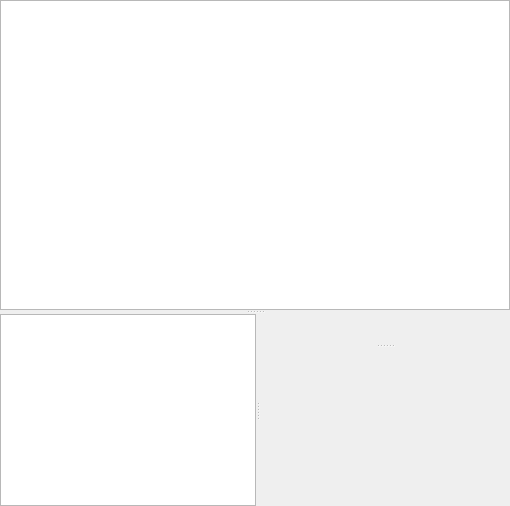
<?xml version="1.0" encoding="UTF-8"?>
<ui version="4.0">
 <class>Form</class>
 <widget class="QWidget" name="Form">
  <property name="geometry">
   <rect>
    <x>0</x>
    <y>0</y>
    <width>510</width>
    <height>506</height>
   </rect>
  </property>
  <property name="windowTitle">
   <string>Form</string>
  </property>
  <layout class="QHBoxLayout" name="horizontalLayout">
   <property name="spacing">
    <number>0</number>
   </property>
   <property name="margin">
    <number>0</number>
   </property>
   <item>
    <widget class="QSplitter" name="revisions_splitter">
     <property name="orientation">
      <enum>Qt::Vertical</enum>
     </property>
     <widget class="HgRepoView" name="repoview">
      <property name="sizePolicy">
       <sizepolicy hsizetype="Expanding" vsizetype="Expanding">
        <horstretch>0</horstretch>
        <verstretch>1</verstretch>
       </sizepolicy>
      </property>
      <property name="frameShape">
       <enum>QFrame::StyledPanel</enum>
      </property>
     </widget>
     <widget class="QFrame" name="frame_maincontent">
      <property name="sizePolicy">
       <sizepolicy hsizetype="Preferred" vsizetype="Expanding">
        <horstretch>0</horstretch>
        <verstretch>0</verstretch>
       </sizepolicy>
      </property>
      <property name="frameShape">
       <enum>QFrame::NoFrame</enum>
      </property>
      <property name="frameShadow">
       <enum>QFrame::Plain</enum>
      </property>
      <layout class="QVBoxLayout" name="verticalLayout_2">
       <property name="spacing">
        <number>0</number>
       </property>
       <property name="margin">
        <number>0</number>
       </property>
       <item>
        <widget class="QSplitter" name="filelist_splitter">
         <property name="sizePolicy">
          <sizepolicy hsizetype="Expanding" vsizetype="Expanding">
           <horstretch>0</horstretch>
           <verstretch>0</verstretch>
          </sizepolicy>
         </property>
         <property name="orientation">
          <enum>Qt::Horizontal</enum>
         </property>
         <property name="childrenCollapsible">
          <bool>false</bool>
         </property>
         <widget class="HgFileListView" name="tableView_filelist"/>
         <widget class="QFrame" name="frame">
          <property name="sizePolicy">
           <sizepolicy hsizetype="Preferred" vsizetype="Preferred">
            <horstretch>1</horstretch>
            <verstretch>0</verstretch>
           </sizepolicy>
          </property>
          <property name="frameShape">
           <enum>QFrame::NoFrame</enum>
          </property>
          <layout class="QVBoxLayout" name="verticalLayout">
           <property name="spacing">
            <number>0</number>
           </property>
           <property name="sizeConstraint">
            <enum>QLayout::SetDefaultConstraint</enum>
           </property>
           <property name="margin">
            <number>0</number>
           </property>
           <item>
            <widget class="QSplitter" name="message_splitter">
             <property name="sizePolicy">
              <sizepolicy hsizetype="Preferred" vsizetype="Expanding">
               <horstretch>0</horstretch>
               <verstretch>0</verstretch>
              </sizepolicy>
             </property>
             <property name="minimumSize">
              <size>
               <width>50</width>
               <height>50</height>
              </size>
             </property>
             <property name="frameShape">
              <enum>QFrame::NoFrame</enum>
             </property>
             <property name="lineWidth">
              <number>0</number>
             </property>
             <property name="midLineWidth">
              <number>0</number>
             </property>
             <property name="orientation">
              <enum>Qt::Vertical</enum>
             </property>
             <property name="opaqueResize">
              <bool>true</bool>
             </property>
             <widget class="RevMessage" name="message" native="true">
              <property name="sizePolicy">
               <sizepolicy hsizetype="Expanding" vsizetype="Expanding">
                <horstretch>0</horstretch>
                <verstretch>0</verstretch>
               </sizepolicy>
              </property>
              <property name="minimumSize">
               <size>
                <width>0</width>
                <height>0</height>
               </size>
              </property>
              <property name="font">
               <font>
                <family>Courier</family>
                <pointsize>9</pointsize>
               </font>
              </property>
             </widget>
             <widget class="HgFileView" name="fileview" native="true">
              <property name="sizePolicy">
               <sizepolicy hsizetype="Expanding" vsizetype="Expanding">
                <horstretch>0</horstretch>
                <verstretch>1</verstretch>
               </sizepolicy>
              </property>
              <property name="minimumSize">
               <size>
                <width>0</width>
                <height>0</height>
               </size>
              </property>
             </widget>
            </widget>
           </item>
          </layout>
         </widget>
        </widget>
       </item>
      </layout>
     </widget>
    </widget>
   </item>
  </layout>
 </widget>
 <customwidgets>
  <customwidget>
   <class>HgRepoView</class>
   <extends>QTableView</extends>
   <header>repoview.h</header>
  </customwidget>
  <customwidget>
   <class>HgFileListView</class>
   <extends>QTableView</extends>
   <header>filelistview.h</header>
  </customwidget>
  <customwidget>
   <class>HgFileView</class>
   <extends>QWidget</extends>
   <header>fileview.h</header>
   <container>1</container>
  </customwidget>
  <customwidget>
   <class>RevMessage</class>
   <extends>QWidget</extends>
   <header>revdisplay.h</header>
   <container>1</container>
  </customwidget>
 </customwidgets>
 <resources/>
 <connections/>
</ui>
